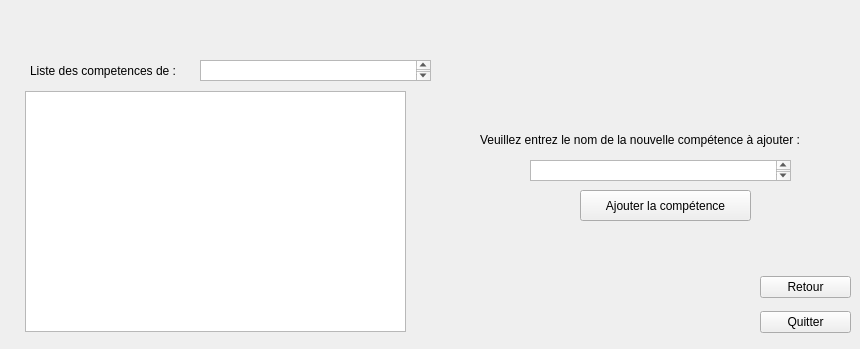
    <widget class="QWidget" name="page_15">
     <widget class="QTextEdit" name="textEdit_5">
      <property name="geometry">
       <rect>
        <x>530</x>
        <y>160</y>
        <width>261</width>
        <height>21</height>
       </rect>
      </property>
     </widget>
     <widget class="QLabel" name="label_31">
      <property name="geometry">
       <rect>
        <x>480</x>
        <y>130</y>
        <width>361</width>
        <height>20</height>
       </rect>
      </property>
      <property name="text">
       <string>Veuillez entrez le nom de la nouvelle compétence à ajouter :</string>
      </property>
     </widget>
     <widget class="QPushButton" name="pushButton_47">
      <property name="geometry">
       <rect>
        <x>580</x>
        <y>190</y>
        <width>171</width>
        <height>31</height>
       </rect>
      </property>
      <property name="text">
       <string>Ajouter la compétence</string>
      </property>
     </widget>
     <widget class="QWidget" name="verticalLayoutWidget_21">
      <property name="geometry">
       <rect>
        <x>760</x>
        <y>269</y>
        <width>91</width>
        <height>71</height>
       </rect>
      </property>
      <layout class="QVBoxLayout" name="verticalLayout_21">
       <item>
        <widget class="QPushButton" name="pushButton_49">
         <property name="text">
          <string>Retour</string>
         </property>
        </widget>
       </item>
       <item>
        <widget class="QPushButton" name="pushButton_48">
         <property name="text">
          <string>Quitter</string>
         </property>
        </widget>
       </item>
      </layout>
     </widget>
     <widget class="QLabel" name="label_32">
      <property name="geometry">
       <rect>
        <x>510</x>
        <y>230</y>
        <width>291</width>
        <height>20</height>
       </rect>
      </property>
      <property name="text">
       <string/>
      </property>
     </widget>
     <widget class="QLabel" name="label_46">
      <property name="geometry">
       <rect>
        <x>30</x>
        <y>60</y>
        <width>171</width>
        <height>21</height>
       </rect>
      </property>
      <property name="text">
       <string>Liste des competences de :</string>
      </property>
     </widget>
     <widget class="QTextBrowser" name="textBrowser_17">
      <property name="geometry">
       <rect>
        <x>25</x>
        <y>91</y>
        <width>381</width>
        <height>241</height>
       </rect>
      </property>
     </widget>
     <widget class="QTextBrowser" name="textBrowser_18">
      <property name="geometry">
       <rect>
        <x>200</x>
        <y>60</y>
        <width>231</width>
        <height>21</height>
       </rect>
      </property>
     </widget>
    </widget>
